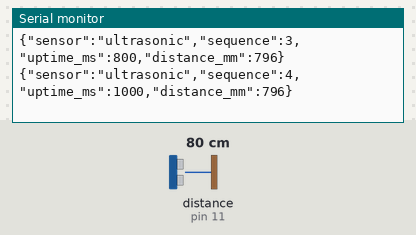
The sketch below on a simulated Arduino Uno, built with avr-gcc and run on an emulated ATmega328P. Shown: the last lines printed to the serial monitor. Wiring (inferred from the names in the program): ultrasonic range finder: trigger pin 12; echo pin 11. The test bench sets the inputs (shaded band); at power-on: distance to the obstacle (sensor on pin 11) 80 cm. The echo pulse lasts 58.3 µs per cm.

Above: at 1.2 s.
1.3 s: distance to the obstacle (sensor on pin 11) set to 2 cm
At 1.56 s:
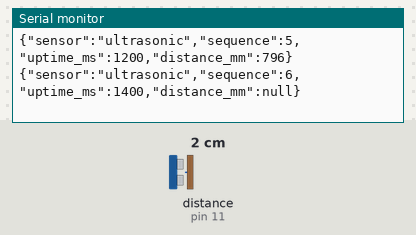
3.1 s: distance to the obstacle (sensor on pin 11) set to 4 cm
At 3.16 s:
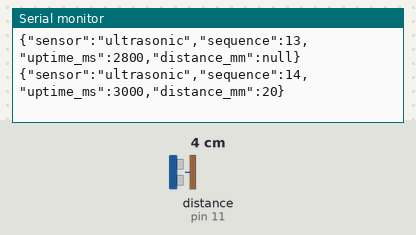
Timing chart, 0 to 6.1 s (numbered marks = the images above; inputs shaded):
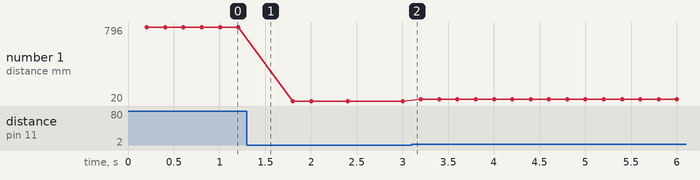

The sketch:

ultrasonic.ino
```cpp
// HC-SR04 on a 5 V Uno: VCC=5V, GND=GND, TRIG=D12, ECHO=D11.
// Serial metadata only. No identity, home/away inference or actuator commands.
const byte TRIGGER_PIN = 12;
const byte ECHO_PIN = 11;
const unsigned long SAMPLE_MS = 200;
unsigned long lastSample = 0;
unsigned long sequence = 0;

void setup() {
  pinMode(TRIGGER_PIN, OUTPUT);
  digitalWrite(TRIGGER_PIN, LOW);
  pinMode(ECHO_PIN, INPUT);
  Serial.begin(115200);
}

void loop() {
  unsigned long now = millis();
  if (now - lastSample < SAMPLE_MS) return;
  lastSample = now;
  digitalWrite(TRIGGER_PIN, LOW);
  delayMicroseconds(2);
  digitalWrite(TRIGGER_PIN, HIGH);
  delayMicroseconds(10);
  digitalWrite(TRIGGER_PIN, LOW);
  // Bound a missing echo to 30 ms; never hang the sampling loop.
  unsigned long duration = pulseIn(ECHO_PIN, HIGH, 30000UL);
  unsigned long millimeters = duration * 343UL / 2000UL;
  bool valid = duration > 0 && millimeters >= 20 && millimeters <= 4000;
  Serial.print(F("{\"sensor\":\"ultrasonic\",\"sequence\":"));
  Serial.print(sequence++);
  Serial.print(F(",\"uptime_ms\":"));
  Serial.print(now);
  Serial.print(F(",\"distance_mm\":"));
  if (valid) Serial.print(millimeters); else Serial.print(F("null"));
  Serial.println(F("}"));
}
```

Measured:
- after the input at 1.3 s, the serial monitor: prints a new line after 0.10 s (image 1)
- plotted number 1: 796 → 20 after the input at 1.3 s
